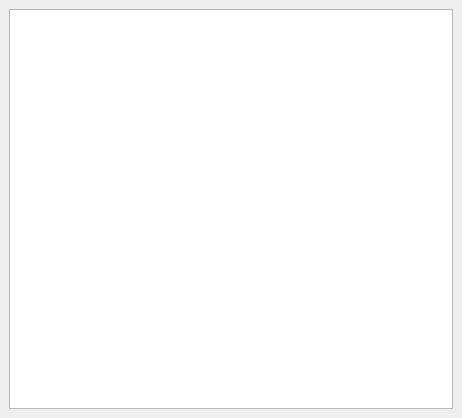
<?xml version="1.0" encoding="UTF-8"?>
<ui version="4.0">
 <class>ActionHistoryMDI</class>
 <widget class="QMainWindow" name="ActionHistoryMDI">
  <property name="geometry">
   <rect>
    <x>0</x>
    <y>0</y>
    <width>462</width>
    <height>418</height>
   </rect>
  </property>
  <property name="windowTitle">
   <string>MainWindow</string>
  </property>
  <widget class="QWidget" name="centralwidget">
   <property name="minimumSize">
    <size>
     <width>200</width>
     <height>400</height>
    </size>
   </property>
   <layout class="QGridLayout" name="gridLayout">
    <item row="0" column="0">
     <widget class="QListWidget" name="listWidget"/>
    </item>
   </layout>
  </widget>
  <action name="actionSave">
   <property name="text">
    <string>Save</string>
   </property>
  </action>
  <action name="actionUndo">
   <property name="text">
    <string>Undo</string>
   </property>
  </action>
  <action name="actionRedp">
   <property name="text">
    <string>Redo</string>
   </property>
  </action>
 </widget>
 <resources/>
 <connections/>
</ui>
